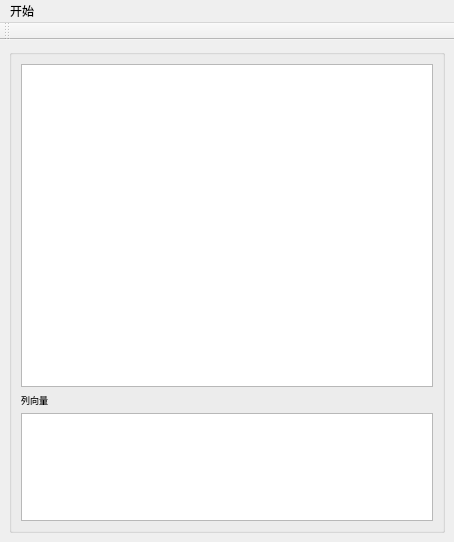
<?xml version="1.0" encoding="UTF-8"?>
<ui version="4.0">
 <class>DataWindow</class>
 <widget class="QMainWindow" name="DataWindow">
  <property name="geometry">
   <rect>
    <x>0</x>
    <y>0</y>
    <width>454</width>
    <height>542</height>
   </rect>
  </property>
  <property name="windowTitle">
   <string>导入数据</string>
  </property>
  <widget class="QWidget" name="centralwidget">
   <layout class="QHBoxLayout" name="horizontalLayout_2">
    <item>
     <widget class="QGroupBox" name="horizontalGroupBox">
      <layout class="QVBoxLayout" name="verticalLayout">
       <item>
        <layout class="QVBoxLayout" name="verticalLayout_3" stretch="3,0,0,0">
         <property name="leftMargin">
          <number>0</number>
         </property>
         <item>
          <widget class="QTableWidget" name="tableWidget">
           <property name="sizePolicy">
            <sizepolicy hsizetype="Expanding" vsizetype="Expanding">
             <horstretch>0</horstretch>
             <verstretch>0</verstretch>
            </sizepolicy>
           </property>
           <property name="font">
            <font>
             <pointsize>7</pointsize>
            </font>
           </property>
          </widget>
         </item>
         <item>
          <widget class="QLabel" name="label">
           <property name="font">
            <font>
             <family>微软雅黑</family>
             <pointsize>7</pointsize>
            </font>
           </property>
           <property name="text">
            <string>列向量</string>
           </property>
          </widget>
         </item>
         <item>
          <widget class="QTableView" name="colVarTableView">
           <property name="sizePolicy">
            <sizepolicy hsizetype="Preferred" vsizetype="Preferred">
             <horstretch>0</horstretch>
             <verstretch>1</verstretch>
            </sizepolicy>
           </property>
          </widget>
         </item>
         <item>
          <layout class="QHBoxLayout" name="horizontalLayout"/>
         </item>
        </layout>
       </item>
      </layout>
     </widget>
    </item>
   </layout>
  </widget>
  <widget class="QMenuBar" name="menubar">
   <property name="geometry">
    <rect>
     <x>0</x>
     <y>0</y>
     <width>454</width>
     <height>22</height>
    </rect>
   </property>
   <property name="nativeMenuBar">
    <bool>true</bool>
   </property>
   <widget class="QMenu" name="menu">
    <property name="title">
     <string>开始</string>
    </property>
   </widget>
   <addaction name="menu"/>
  </widget>
  <widget class="QToolBar" name="toolBar">
   <property name="windowTitle">
    <string>toolBar</string>
   </property>
   <attribute name="toolBarArea">
    <enum>TopToolBarArea</enum>
   </attribute>
   <attribute name="toolBarBreak">
    <bool>false</bool>
   </attribute>
  </widget>
 </widget>
 <resources/>
 <connections>
  <connection>
   <sender>tableWidget</sender>
   <signal>customContextMenuRequested(QPoint)</signal>
   <receiver>DataWindow</receiver>
   <slot>showMenu()</slot>
   <hints>
    <hint type="sourcelabel">
     <x>417</x>
     <y>173</y>
    </hint>
    <hint type="destinationlabel">
     <x>469</x>
     <y>175</y>
    </hint>
   </hints>
  </connection>
  <connection>
   <sender>tableWidget</sender>
   <signal>itemChanged(QTableWidgetItem*)</signal>
   <receiver>DataWindow</receiver>
   <slot>table_update()</slot>
   <hints>
    <hint type="sourcelabel">
     <x>295</x>
     <y>184</y>
    </hint>
    <hint type="destinationlabel">
     <x>469</x>
     <y>216</y>
    </hint>
   </hints>
  </connection>
 </connections>
 <slots>
  <slot>LoadExcelButtonOnClicked()</slot>
  <slot>showMenu()</slot>
  <slot>table_update()</slot>
  <slot>saveFigButtonOnClicked()</slot>
 </slots>
</ui>
